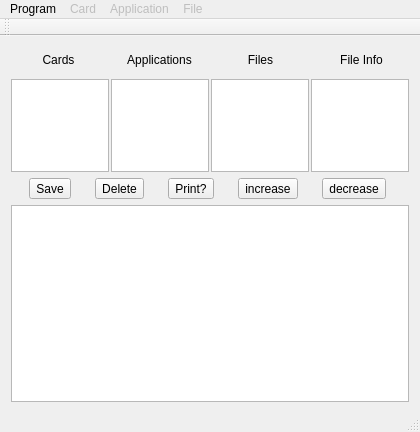
<?xml version="1.0" encoding="UTF-8"?>
<ui version="4.0">
 <class>MainWindow</class>
 <widget class="QMainWindow" name="MainWindow">
  <property name="geometry">
   <rect>
    <x>0</x>
    <y>0</y>
    <width>420</width>
    <height>432</height>
   </rect>
  </property>
  <property name="minimumSize">
   <size>
    <width>420</width>
    <height>432</height>
   </size>
  </property>
  <property name="maximumSize">
   <size>
    <width>420</width>
    <height>432</height>
   </size>
  </property>
  <property name="windowTitle">
   <string>MainWindow</string>
  </property>
  <widget class="QWidget" name="centralWidget">
   <property name="sizePolicy">
    <sizepolicy hsizetype="Maximum" vsizetype="Maximum">
     <horstretch>0</horstretch>
     <verstretch>0</verstretch>
    </sizepolicy>
   </property>
   <property name="minimumSize">
    <size>
     <width>420</width>
     <height>377</height>
    </size>
   </property>
   <property name="maximumSize">
    <size>
     <width>420</width>
     <height>377</height>
    </size>
   </property>
   <layout class="QGridLayout" name="gridLayout">
    <item row="0" column="0">
     <layout class="QVBoxLayout" name="verticalLayout">
      <property name="sizeConstraint">
       <enum>QLayout::SetMaximumSize</enum>
      </property>
      <item>
       <spacer name="verticalSpacer_3">
        <property name="orientation">
         <enum>Qt::Vertical</enum>
        </property>
        <property name="sizeType">
         <enum>QSizePolicy::Expanding</enum>
        </property>
        <property name="sizeHint" stdset="0">
         <size>
          <width>20</width>
          <height>40</height>
         </size>
        </property>
       </spacer>
      </item>
      <item>
       <layout class="QHBoxLayout" name="horizontalLayout_2">
        <property name="sizeConstraint">
         <enum>QLayout::SetMaximumSize</enum>
        </property>
        <item>
         <widget class="QLabel" name="label">
          <property name="text">
           <string>Cards</string>
          </property>
          <property name="alignment">
           <set>Qt::AlignCenter</set>
          </property>
         </widget>
        </item>
        <item>
         <widget class="QLabel" name="label_2">
          <property name="minimumSize">
           <size>
            <width>0</width>
            <height>26</height>
           </size>
          </property>
          <property name="text">
           <string>Applications</string>
          </property>
          <property name="alignment">
           <set>Qt::AlignCenter</set>
          </property>
         </widget>
        </item>
        <item>
         <widget class="QLabel" name="label_3">
          <property name="text">
           <string>Files</string>
          </property>
          <property name="alignment">
           <set>Qt::AlignCenter</set>
          </property>
         </widget>
        </item>
        <item>
         <widget class="QLabel" name="label_4">
          <property name="text">
           <string>File Info</string>
          </property>
          <property name="alignment">
           <set>Qt::AlignCenter</set>
          </property>
         </widget>
        </item>
       </layout>
      </item>
      <item>
       <spacer name="verticalSpacer_2">
        <property name="orientation">
         <enum>Qt::Vertical</enum>
        </property>
        <property name="sizeHint" stdset="0">
         <size>
          <width>20</width>
          <height>40</height>
         </size>
        </property>
       </spacer>
      </item>
      <item>
       <layout class="QHBoxLayout" name="horizontalLayout">
        <property name="spacing">
         <number>2</number>
        </property>
        <property name="sizeConstraint">
         <enum>QLayout::SetMaximumSize</enum>
        </property>
        <property name="rightMargin">
         <number>0</number>
        </property>
        <item>
         <widget class="QListWidget" name="cardList"/>
        </item>
        <item>
         <widget class="QListWidget" name="applicationList"/>
        </item>
        <item>
         <widget class="QListWidget" name="fileList"/>
        </item>
        <item>
         <widget class="QTextEdit" name="fileInfo">
          <property name="font">
           <font>
            <pointsize>8</pointsize>
           </font>
          </property>
          <property name="readOnly">
           <bool>true</bool>
          </property>
         </widget>
        </item>
       </layout>
      </item>
      <item>
       <layout class="QHBoxLayout" name="horizontalLayout_3">
        <property name="sizeConstraint">
         <enum>QLayout::SetMinimumSize</enum>
        </property>
        <property name="rightMargin">
         <number>0</number>
        </property>
        <item>
         <widget class="QToolButton" name="buttonSave">
          <property name="text">
           <string>Save</string>
          </property>
         </widget>
        </item>
        <item>
         <widget class="QToolButton" name="buttonDelete">
          <property name="text">
           <string>Delete</string>
          </property>
         </widget>
        </item>
        <item>
         <widget class="QToolButton" name="buttonPrintxD">
          <property name="text">
           <string>Print?</string>
          </property>
         </widget>
        </item>
        <item>
         <widget class="QToolButton" name="buttonIncrease">
          <property name="text">
           <string>increase</string>
          </property>
         </widget>
        </item>
        <item>
         <widget class="QToolButton" name="buttonDecrease">
          <property name="text">
           <string>decrease</string>
          </property>
         </widget>
        </item>
       </layout>
      </item>
      <item>
       <widget class="QTextEdit" name="textEdit">
        <property name="sizePolicy">
         <sizepolicy hsizetype="Expanding" vsizetype="Expanding">
          <horstretch>0</horstretch>
          <verstretch>0</verstretch>
         </sizepolicy>
        </property>
        <property name="minimumSize">
         <size>
          <width>0</width>
          <height>197</height>
         </size>
        </property>
       </widget>
      </item>
      <item>
       <spacer name="verticalSpacer">
        <property name="orientation">
         <enum>Qt::Vertical</enum>
        </property>
        <property name="sizeType">
         <enum>QSizePolicy::Expanding</enum>
        </property>
        <property name="sizeHint" stdset="0">
         <size>
          <width>20</width>
          <height>40</height>
         </size>
        </property>
       </spacer>
      </item>
     </layout>
    </item>
   </layout>
  </widget>
  <widget class="QToolBar" name="mainToolBar">
   <attribute name="toolBarArea">
    <enum>TopToolBarArea</enum>
   </attribute>
   <attribute name="toolBarBreak">
    <bool>false</bool>
   </attribute>
  </widget>
  <widget class="QStatusBar" name="statusBar"/>
  <widget class="QMenuBar" name="menuBar">
   <property name="geometry">
    <rect>
     <x>0</x>
     <y>0</y>
     <width>420</width>
     <height>22</height>
    </rect>
   </property>
   <widget class="QMenu" name="menuProgram">
    <property name="title">
     <string>Program</string>
    </property>
    <addaction name="actionDevice"/>
    <addaction name="actionScan"/>
    <addaction name="actionExit"/>
   </widget>
   <widget class="QMenu" name="menuCard">
    <property name="enabled">
     <bool>false</bool>
    </property>
    <property name="title">
     <string>Card</string>
    </property>
    <addaction name="actionCard_Info"/>
    <addaction name="actionFree_Memory"/>
    <addaction name="actionFormat_PICC"/>
    <addaction name="actionSet_Default_Key"/>
    <addaction name="actionCreate_Application"/>
    <addaction name="actionConfiguration"/>
   </widget>
   <widget class="QMenu" name="menuApplication">
    <property name="enabled">
     <bool>false</bool>
    </property>
    <property name="title">
     <string>Application</string>
    </property>
    <widget class="QMenu" name="menuCreate_File">
     <property name="title">
      <string>Create File</string>
     </property>
     <addaction name="actionStandard_File"/>
     <addaction name="actionBackup_File"/>
     <addaction name="actionValue_File"/>
     <addaction name="actionLinear_Record_File"/>
     <addaction name="actionCyclic_Record_File"/>
    </widget>
    <addaction name="actionKey_Settings_info"/>
    <addaction name="actionAuthenticate"/>
    <addaction name="actionChange_Key_Settings"/>
    <addaction name="actionDelete_Application"/>
    <addaction name="menuCreate_File"/>
   </widget>
   <widget class="QMenu" name="menuFile">
    <property name="enabled">
     <bool>false</bool>
    </property>
    <property name="title">
     <string>File</string>
    </property>
    <addaction name="actionDelete_File"/>
    <addaction name="actionCommit_Transaction"/>
    <addaction name="actionAbort_Transaction"/>
    <addaction name="actionRead_Data"/>
    <addaction name="actionWrite_Data"/>
    <addaction name="actionGet_Value"/>
    <addaction name="actionCredit"/>
    <addaction name="actionDebit"/>
    <addaction name="actionLimited_Credit"/>
    <addaction name="actionWrite_Record"/>
    <addaction name="actionRead_Record"/>
    <addaction name="actionClear_Record_File"/>
   </widget>
   <addaction name="menuProgram"/>
   <addaction name="menuCard"/>
   <addaction name="menuApplication"/>
   <addaction name="menuFile"/>
  </widget>
  <action name="actionExit">
   <property name="text">
    <string>Exit</string>
   </property>
  </action>
  <action name="actionCard_Info">
   <property name="enabled">
    <bool>true</bool>
   </property>
   <property name="text">
    <string>Card Info</string>
   </property>
  </action>
  <action name="actionScan">
   <property name="text">
    <string>Scan</string>
   </property>
  </action>
  <action name="actionFree_Memory">
   <property name="text">
    <string>Free Memory</string>
   </property>
  </action>
  <action name="actionFormat_PICC">
   <property name="text">
    <string>Format PICC</string>
   </property>
  </action>
  <action name="actionSet_Default_Key">
   <property name="text">
    <string>Set Default Key</string>
   </property>
  </action>
  <action name="actionDevice">
   <property name="text">
    <string>Device...</string>
   </property>
  </action>
  <action name="actionKey_Settings_info">
   <property name="enabled">
    <bool>true</bool>
   </property>
   <property name="text">
    <string>Key Settings Info</string>
   </property>
  </action>
  <action name="actionAuthenticate">
   <property name="text">
    <string>Authenticate</string>
   </property>
  </action>
  <action name="actionChange_Key_Settings">
   <property name="text">
    <string>Change Key Settings</string>
   </property>
  </action>
  <action name="actionCreate_Application">
   <property name="text">
    <string>Create Application</string>
   </property>
  </action>
  <action name="actionDelete_Application">
   <property name="text">
    <string>Delete Application</string>
   </property>
  </action>
  <action name="actionGet_File_Settings">
   <property name="enabled">
    <bool>true</bool>
   </property>
   <property name="text">
    <string>File Settings...</string>
   </property>
  </action>
  <action name="actionDelete_File">
   <property name="text">
    <string>Delete File</string>
   </property>
  </action>
  <action name="actionCommit_Transaction">
   <property name="text">
    <string>Commit Transaction</string>
   </property>
  </action>
  <action name="actionAbort_Transaction">
   <property name="text">
    <string>Abort Transaction</string>
   </property>
  </action>
  <action name="actionRead_Data">
   <property name="text">
    <string>Read Data</string>
   </property>
   <property name="visible">
    <bool>false</bool>
   </property>
  </action>
  <action name="actionWrite_Data">
   <property name="text">
    <string>Write Data</string>
   </property>
   <property name="visible">
    <bool>false</bool>
   </property>
  </action>
  <action name="actionGet_Value">
   <property name="text">
    <string>get Value</string>
   </property>
   <property name="visible">
    <bool>false</bool>
   </property>
  </action>
  <action name="actionCredit">
   <property name="text">
    <string>Credit</string>
   </property>
   <property name="visible">
    <bool>false</bool>
   </property>
  </action>
  <action name="actionDebit">
   <property name="text">
    <string>Debit</string>
   </property>
   <property name="visible">
    <bool>false</bool>
   </property>
  </action>
  <action name="actionLimited_Credit">
   <property name="text">
    <string>Limited Credit</string>
   </property>
   <property name="visible">
    <bool>false</bool>
   </property>
  </action>
  <action name="actionWrite_Record">
   <property name="text">
    <string>Write Record</string>
   </property>
   <property name="visible">
    <bool>false</bool>
   </property>
  </action>
  <action name="actionRead_Record">
   <property name="text">
    <string>Read Record</string>
   </property>
   <property name="visible">
    <bool>false</bool>
   </property>
  </action>
  <action name="actionClear_Record_File">
   <property name="text">
    <string>Clear Record File</string>
   </property>
   <property name="visible">
    <bool>false</bool>
   </property>
  </action>
  <action name="actionConfiguration">
   <property name="text">
    <string>Configuration</string>
   </property>
  </action>
  <action name="actionStandard_File">
   <property name="text">
    <string>Standard File</string>
   </property>
  </action>
  <action name="actionBackup_File">
   <property name="text">
    <string>Backup File</string>
   </property>
  </action>
  <action name="actionValue_File">
   <property name="text">
    <string>Value File</string>
   </property>
  </action>
  <action name="actionLinear_Record_File">
   <property name="text">
    <string>Linear Record File</string>
   </property>
  </action>
  <action name="actionCyclic_Record_File">
   <property name="text">
    <string>Cyclic Record File</string>
   </property>
  </action>
 </widget>
 <layoutdefault spacing="6" margin="11"/>
 <resources/>
 <connections>
  <connection>
   <sender>actionExit</sender>
   <signal>triggered()</signal>
   <receiver>MainWindow</receiver>
   <slot>close()</slot>
   <hints>
    <hint type="sourcelabel">
     <x>-1</x>
     <y>-1</y>
    </hint>
    <hint type="destinationlabel">
     <x>241</x>
     <y>199</y>
    </hint>
   </hints>
  </connection>
  <connection>
   <sender>actionDevice</sender>
   <signal>triggered()</signal>
   <receiver>textEdit</receiver>
   <slot>clear()</slot>
   <hints>
    <hint type="sourcelabel">
     <x>-1</x>
     <y>-1</y>
    </hint>
    <hint type="destinationlabel">
     <x>155</x>
     <y>281</y>
    </hint>
   </hints>
  </connection>
  <connection>
   <sender>actionDevice</sender>
   <signal>triggered()</signal>
   <receiver>cardList</receiver>
   <slot>clear()</slot>
   <hints>
    <hint type="sourcelabel">
     <x>-1</x>
     <y>-1</y>
    </hint>
    <hint type="destinationlabel">
     <x>50</x>
     <y>106</y>
    </hint>
   </hints>
  </connection>
  <connection>
   <sender>actionDevice</sender>
   <signal>triggered()</signal>
   <receiver>applicationList</receiver>
   <slot>clear()</slot>
   <hints>
    <hint type="sourcelabel">
     <x>-1</x>
     <y>-1</y>
    </hint>
    <hint type="destinationlabel">
     <x>155</x>
     <y>106</y>
    </hint>
   </hints>
  </connection>
  <connection>
   <sender>actionDevice</sender>
   <signal>triggered()</signal>
   <receiver>fileList</receiver>
   <slot>clear()</slot>
   <hints>
    <hint type="sourcelabel">
     <x>-1</x>
     <y>-1</y>
    </hint>
    <hint type="destinationlabel">
     <x>260</x>
     <y>106</y>
    </hint>
   </hints>
  </connection>
  <connection>
   <sender>applicationList</sender>
   <signal>itemClicked(QListWidgetItem*)</signal>
   <receiver>fileList</receiver>
   <slot>clear()</slot>
   <hints>
    <hint type="sourcelabel">
     <x>155</x>
     <y>106</y>
    </hint>
    <hint type="destinationlabel">
     <x>260</x>
     <y>106</y>
    </hint>
   </hints>
  </connection>
  <connection>
   <sender>cardList</sender>
   <signal>itemClicked(QListWidgetItem*)</signal>
   <receiver>applicationList</receiver>
   <slot>clear()</slot>
   <hints>
    <hint type="sourcelabel">
     <x>50</x>
     <y>106</y>
    </hint>
    <hint type="destinationlabel">
     <x>155</x>
     <y>106</y>
    </hint>
   </hints>
  </connection>
  <connection>
   <sender>cardList</sender>
   <signal>itemClicked(QListWidgetItem*)</signal>
   <receiver>fileList</receiver>
   <slot>clear()</slot>
   <hints>
    <hint type="sourcelabel">
     <x>50</x>
     <y>106</y>
    </hint>
    <hint type="destinationlabel">
     <x>260</x>
     <y>106</y>
    </hint>
   </hints>
  </connection>
  <connection>
   <sender>actionScan</sender>
   <signal>triggered()</signal>
   <receiver>cardList</receiver>
   <slot>clear()</slot>
   <hints>
    <hint type="sourcelabel">
     <x>-1</x>
     <y>-1</y>
    </hint>
    <hint type="destinationlabel">
     <x>50</x>
     <y>106</y>
    </hint>
   </hints>
  </connection>
  <connection>
   <sender>actionScan</sender>
   <signal>triggered()</signal>
   <receiver>applicationList</receiver>
   <slot>clear()</slot>
   <hints>
    <hint type="sourcelabel">
     <x>-1</x>
     <y>-1</y>
    </hint>
    <hint type="destinationlabel">
     <x>155</x>
     <y>106</y>
    </hint>
   </hints>
  </connection>
  <connection>
   <sender>actionScan</sender>
   <signal>triggered()</signal>
   <receiver>fileList</receiver>
   <slot>clear()</slot>
   <hints>
    <hint type="sourcelabel">
     <x>-1</x>
     <y>-1</y>
    </hint>
    <hint type="destinationlabel">
     <x>260</x>
     <y>106</y>
    </hint>
   </hints>
  </connection>
  <connection>
   <sender>fileList</sender>
   <signal>currentRowChanged(int)</signal>
   <receiver>textEdit</receiver>
   <slot>clear()</slot>
   <hints>
    <hint type="sourcelabel">
     <x>260</x>
     <y>106</y>
    </hint>
    <hint type="destinationlabel">
     <x>155</x>
     <y>281</y>
    </hint>
   </hints>
  </connection>
  <connection>
   <sender>actionAuthenticate</sender>
   <signal>triggered()</signal>
   <receiver>fileList</receiver>
   <slot>clear()</slot>
   <hints>
    <hint type="sourcelabel">
     <x>-1</x>
     <y>-1</y>
    </hint>
    <hint type="destinationlabel">
     <x>260</x>
     <y>106</y>
    </hint>
   </hints>
  </connection>
  <connection>
   <sender>cardList</sender>
   <signal>itemClicked(QListWidgetItem*)</signal>
   <receiver>fileInfo</receiver>
   <slot>clear()</slot>
   <hints>
    <hint type="sourcelabel">
     <x>59</x>
     <y>139</y>
    </hint>
    <hint type="destinationlabel">
     <x>359</x>
     <y>139</y>
    </hint>
   </hints>
  </connection>
  <connection>
   <sender>applicationList</sender>
   <signal>itemClicked(QListWidgetItem*)</signal>
   <receiver>fileInfo</receiver>
   <slot>clear()</slot>
   <hints>
    <hint type="sourcelabel">
     <x>159</x>
     <y>139</y>
    </hint>
    <hint type="destinationlabel">
     <x>359</x>
     <y>139</y>
    </hint>
   </hints>
  </connection>
 </connections>
</ui>
